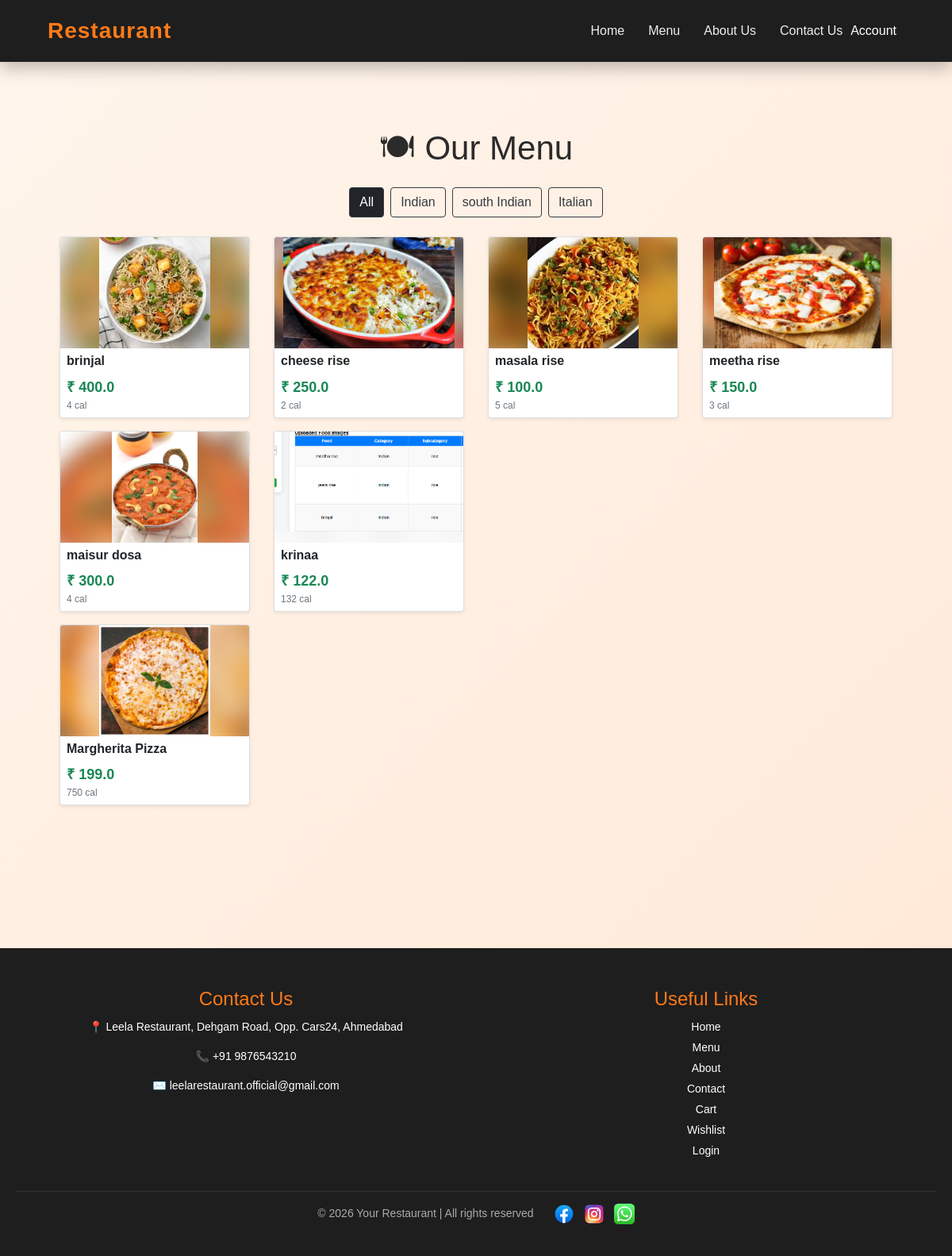
The app's page /menu/, older data.
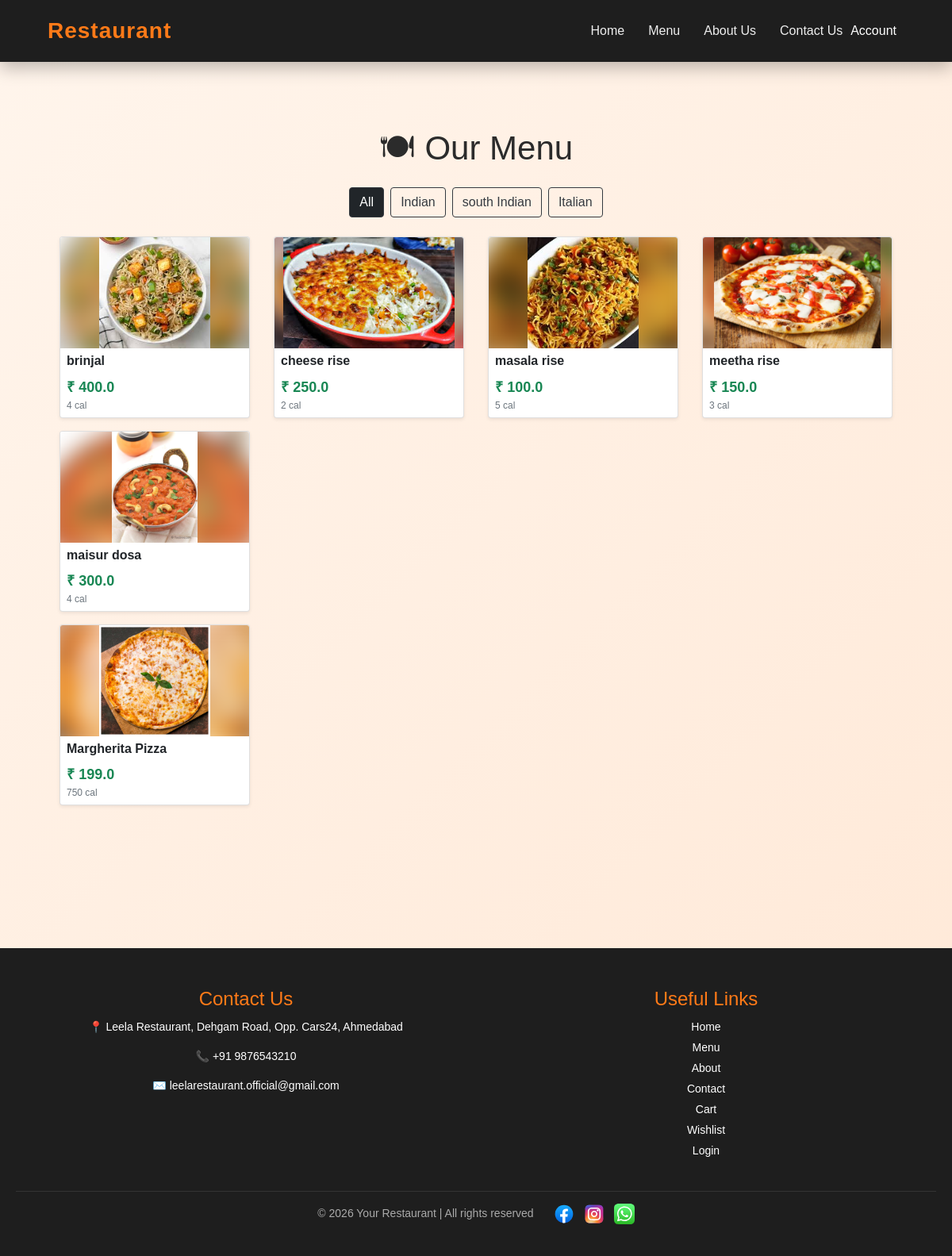
The same page, newer data.
### adminpanel/models.py (models this page shows, shortened)
class FoodItemCategory(models.Model):
    category_name = models.CharField(max_length=100)

class FoodItem(models.Model):
    name = models.CharField(max_length=100)
    price = models.FloatField()
    is_available = models.BooleanField(default=True)
    calories = models.IntegerField()
    sub_cat = models.ForeignKey(FoodItemSubCategory, on_delete=models.CASCADE)

class FoodItemImage(models.Model):
    img_url = models.ImageField(upload_to='food/')
    uploaded_date = models.DateTimeField(auto_now_add=True)
    food_item = models.ForeignKey(
        FoodItem,
        on_delete=models.CASCADE,
        related_name='images'   # 🔥 VERY IMPORTANT
    )

### menu/views.py (the view)
# urls.py: path('menu/', views.menu_page, name='menu_page'),
def menu_page(request):
   categories = FoodItemCategory.objects.prefetch_related(
        'fooditemsubcategory_set__fooditem_set__images'
    )
   return render(request, 'menu/menu.html', {
        'categories': categories
    })

### templates/menu/menu.html (shortened to what this page needs)
{% extends 'menu/base.html' %}
{% load static %}
{% block content %}
<link rel="stylesheet" href="{% static 'menu/css/menu.css' %}">
<link rel="stylesheet" href="{% static 'bootstrap/css/bootstrap.min.css' %}">
<link rel="stylesheet"
      href="https://cdnjs.cloudflare.com/ajax/libs/font-awesome/6.5.1/css/all.min.css">
<div class="container py-4">
    <h2 class="mb-4 text-center">🍽 Our Menu</h2>
    <div class="d-flex justify-content-center gap-2 mb-4">
        <button class="btn btn-outline-dark main-filter active" data-filter="all">All</button>
        {% for category in categories %}
            <button class="btn btn-outline-dark main-filter"
                    data-filter="{{ category.category_name|lower }}">
                {{ category.category_name }}
            </button>
        {% endfor %}
    </div>
    {% for category in categories %}
    <div class="category-block" data-category="{{ category.category_name|lower }}">
        {% for sub in category.fooditemsubcategory_set.all %}
        <div class="row subcategory-block"
             data-subcategory="{{ sub.subcategory_name|lower }}">
            {% for item in sub.fooditem_set.all %}
            {% if item.is_available %}
            <div class="col-lg-3 col-md-4 col-sm-6 mb-3 food-item">
                <div class="card food-card shadow-sm h-100">
                    {% if item.images.first %}
                    <div class="image-box"
                         style="--bg-img: url('{{ item.images.first.img_url.url }}');">
                        <img src="{{ item.images.first.img_url.url }}"
                             alt="{{ item.name }}">
                    </div>
                    {% endif %}
                    <div class="card-body">
                        <h6 class="card-title">{{ item.name }}</h6>
                        <div class="price">₹ {{ item.price }}</div>
                        <div class="calories">{{ item.calories }} cal</div>
                    </div>
                </div>
            </div>
            {% endif %}
            {% endfor %}
        </div>
        {% endfor %}
    </div>
    {% endfor %}
</div>
{% endblock %}

Row changes from the older to the newer data that the page shows:
removed FoodItem: images.first.img_url (picture), name "krinaa", price "122.0", calories "132", shown under FoodItemSubCategory (number 2 of 3 on the later page)
